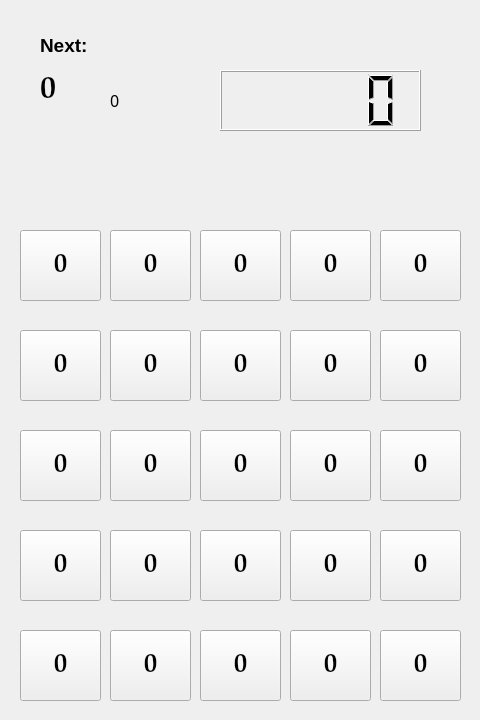
<?xml version="1.0" encoding="UTF-8"?>
<ui version="4.0">
 <class>Window</class>
 <widget class="QMainWindow" name="Window">
  <property name="geometry">
   <rect>
    <x>0</x>
    <y>0</y>
    <width>480</width>
    <height>720</height>
   </rect>
  </property>
  <property name="windowTitle">
   <string>1To50</string>
  </property>
  <widget class="QWidget" name="centralWidget">
   <widget class="QLCDNumber" name="clock">
    <property name="geometry">
     <rect>
      <x>220</x>
      <y>70</y>
      <width>201</width>
      <height>61</height>
     </rect>
    </property>
   </widget>
   <widget class="QLabel" name="label">
    <property name="geometry">
     <rect>
      <x>40</x>
      <y>30</y>
      <width>71</width>
      <height>31</height>
     </rect>
    </property>
    <property name="font">
     <font>
      <family>MS Sans Serif</family>
      <pointsize>14</pointsize>
      <weight>75</weight>
      <bold>true</bold>
     </font>
    </property>
    <property name="text">
     <string>Next:</string>
    </property>
   </widget>
   <widget class="QLabel" name="nextLabel">
    <property name="geometry">
     <rect>
      <x>40</x>
      <y>70</y>
      <width>51</width>
      <height>41</height>
     </rect>
    </property>
    <property name="font">
     <font>
      <family>Palatino Linotype</family>
      <pointsize>24</pointsize>
      <weight>75</weight>
      <bold>true</bold>
     </font>
    </property>
    <property name="text">
     <string>0</string>
    </property>
   </widget>
   <widget class="QPushButton" name="b1">
    <property name="geometry">
     <rect>
      <x>20</x>
      <y>230</y>
      <width>81</width>
      <height>71</height>
     </rect>
    </property>
    <property name="font">
     <font>
      <family>Palatino Linotype</family>
      <pointsize>20</pointsize>
      <weight>75</weight>
      <bold>true</bold>
     </font>
    </property>
    <property name="text">
     <string>0</string>
    </property>
   </widget>
   <widget class="QPushButton" name="b6">
    <property name="geometry">
     <rect>
      <x>20</x>
      <y>330</y>
      <width>81</width>
      <height>71</height>
     </rect>
    </property>
    <property name="font">
     <font>
      <family>Palatino Linotype</family>
      <pointsize>20</pointsize>
      <weight>75</weight>
      <bold>true</bold>
     </font>
    </property>
    <property name="text">
     <string>0</string>
    </property>
   </widget>
   <widget class="QPushButton" name="b11">
    <property name="geometry">
     <rect>
      <x>20</x>
      <y>430</y>
      <width>81</width>
      <height>71</height>
     </rect>
    </property>
    <property name="font">
     <font>
      <family>Palatino Linotype</family>
      <pointsize>20</pointsize>
      <weight>75</weight>
      <bold>true</bold>
     </font>
    </property>
    <property name="text">
     <string>0</string>
    </property>
   </widget>
   <widget class="QPushButton" name="b16">
    <property name="geometry">
     <rect>
      <x>20</x>
      <y>530</y>
      <width>81</width>
      <height>71</height>
     </rect>
    </property>
    <property name="font">
     <font>
      <family>Palatino Linotype</family>
      <pointsize>20</pointsize>
      <weight>75</weight>
      <bold>true</bold>
     </font>
    </property>
    <property name="text">
     <string>0</string>
    </property>
   </widget>
   <widget class="QPushButton" name="b21">
    <property name="geometry">
     <rect>
      <x>20</x>
      <y>630</y>
      <width>81</width>
      <height>71</height>
     </rect>
    </property>
    <property name="font">
     <font>
      <family>Palatino Linotype</family>
      <pointsize>20</pointsize>
      <weight>75</weight>
      <bold>true</bold>
     </font>
    </property>
    <property name="text">
     <string>0</string>
    </property>
   </widget>
   <widget class="QPushButton" name="b2">
    <property name="geometry">
     <rect>
      <x>110</x>
      <y>230</y>
      <width>81</width>
      <height>71</height>
     </rect>
    </property>
    <property name="font">
     <font>
      <family>Palatino Linotype</family>
      <pointsize>20</pointsize>
      <weight>75</weight>
      <bold>true</bold>
     </font>
    </property>
    <property name="text">
     <string>0</string>
    </property>
   </widget>
   <widget class="QPushButton" name="b3">
    <property name="geometry">
     <rect>
      <x>200</x>
      <y>230</y>
      <width>81</width>
      <height>71</height>
     </rect>
    </property>
    <property name="font">
     <font>
      <family>Palatino Linotype</family>
      <pointsize>20</pointsize>
      <weight>75</weight>
      <bold>true</bold>
     </font>
    </property>
    <property name="text">
     <string>0</string>
    </property>
   </widget>
   <widget class="QPushButton" name="b4">
    <property name="geometry">
     <rect>
      <x>290</x>
      <y>230</y>
      <width>81</width>
      <height>71</height>
     </rect>
    </property>
    <property name="font">
     <font>
      <family>Palatino Linotype</family>
      <pointsize>20</pointsize>
      <weight>75</weight>
      <bold>true</bold>
     </font>
    </property>
    <property name="text">
     <string>0</string>
    </property>
   </widget>
   <widget class="QPushButton" name="b5">
    <property name="geometry">
     <rect>
      <x>380</x>
      <y>230</y>
      <width>81</width>
      <height>71</height>
     </rect>
    </property>
    <property name="font">
     <font>
      <family>Palatino Linotype</family>
      <pointsize>20</pointsize>
      <weight>75</weight>
      <bold>true</bold>
     </font>
    </property>
    <property name="text">
     <string>0</string>
    </property>
   </widget>
   <widget class="QPushButton" name="b7">
    <property name="geometry">
     <rect>
      <x>110</x>
      <y>330</y>
      <width>81</width>
      <height>71</height>
     </rect>
    </property>
    <property name="font">
     <font>
      <family>Palatino Linotype</family>
      <pointsize>20</pointsize>
      <weight>75</weight>
      <bold>true</bold>
     </font>
    </property>
    <property name="text">
     <string>0</string>
    </property>
   </widget>
   <widget class="QPushButton" name="b12">
    <property name="geometry">
     <rect>
      <x>110</x>
      <y>430</y>
      <width>81</width>
      <height>71</height>
     </rect>
    </property>
    <property name="font">
     <font>
      <family>Palatino Linotype</family>
      <pointsize>20</pointsize>
      <weight>75</weight>
      <bold>true</bold>
     </font>
    </property>
    <property name="text">
     <string>0</string>
    </property>
   </widget>
   <widget class="QPushButton" name="b17">
    <property name="geometry">
     <rect>
      <x>110</x>
      <y>530</y>
      <width>81</width>
      <height>71</height>
     </rect>
    </property>
    <property name="font">
     <font>
      <family>Palatino Linotype</family>
      <pointsize>20</pointsize>
      <weight>75</weight>
      <bold>true</bold>
     </font>
    </property>
    <property name="text">
     <string>0</string>
    </property>
   </widget>
   <widget class="QPushButton" name="b22">
    <property name="geometry">
     <rect>
      <x>110</x>
      <y>630</y>
      <width>81</width>
      <height>71</height>
     </rect>
    </property>
    <property name="font">
     <font>
      <family>Palatino Linotype</family>
      <pointsize>20</pointsize>
      <weight>75</weight>
      <bold>true</bold>
     </font>
    </property>
    <property name="text">
     <string>0</string>
    </property>
   </widget>
   <widget class="QPushButton" name="b23">
    <property name="geometry">
     <rect>
      <x>200</x>
      <y>630</y>
      <width>81</width>
      <height>71</height>
     </rect>
    </property>
    <property name="font">
     <font>
      <family>Palatino Linotype</family>
      <pointsize>20</pointsize>
      <weight>75</weight>
      <bold>true</bold>
     </font>
    </property>
    <property name="text">
     <string>0</string>
    </property>
   </widget>
   <widget class="QPushButton" name="b8">
    <property name="geometry">
     <rect>
      <x>200</x>
      <y>330</y>
      <width>81</width>
      <height>71</height>
     </rect>
    </property>
    <property name="font">
     <font>
      <family>Palatino Linotype</family>
      <pointsize>20</pointsize>
      <weight>75</weight>
      <bold>true</bold>
     </font>
    </property>
    <property name="text">
     <string>0</string>
    </property>
   </widget>
   <widget class="QPushButton" name="b13">
    <property name="geometry">
     <rect>
      <x>200</x>
      <y>430</y>
      <width>81</width>
      <height>71</height>
     </rect>
    </property>
    <property name="font">
     <font>
      <family>Palatino Linotype</family>
      <pointsize>20</pointsize>
      <weight>75</weight>
      <bold>true</bold>
     </font>
    </property>
    <property name="text">
     <string>0</string>
    </property>
   </widget>
   <widget class="QPushButton" name="b18">
    <property name="geometry">
     <rect>
      <x>200</x>
      <y>530</y>
      <width>81</width>
      <height>71</height>
     </rect>
    </property>
    <property name="font">
     <font>
      <family>Palatino Linotype</family>
      <pointsize>20</pointsize>
      <weight>75</weight>
      <bold>true</bold>
     </font>
    </property>
    <property name="text">
     <string>0</string>
    </property>
   </widget>
   <widget class="QPushButton" name="b24">
    <property name="geometry">
     <rect>
      <x>290</x>
      <y>630</y>
      <width>81</width>
      <height>71</height>
     </rect>
    </property>
    <property name="font">
     <font>
      <family>Palatino Linotype</family>
      <pointsize>20</pointsize>
      <weight>75</weight>
      <bold>true</bold>
     </font>
    </property>
    <property name="text">
     <string>0</string>
    </property>
   </widget>
   <widget class="QPushButton" name="b9">
    <property name="geometry">
     <rect>
      <x>290</x>
      <y>330</y>
      <width>81</width>
      <height>71</height>
     </rect>
    </property>
    <property name="font">
     <font>
      <family>Palatino Linotype</family>
      <pointsize>20</pointsize>
      <weight>75</weight>
      <bold>true</bold>
     </font>
    </property>
    <property name="text">
     <string>0</string>
    </property>
   </widget>
   <widget class="QPushButton" name="b14">
    <property name="geometry">
     <rect>
      <x>290</x>
      <y>430</y>
      <width>81</width>
      <height>71</height>
     </rect>
    </property>
    <property name="font">
     <font>
      <family>Palatino Linotype</family>
      <pointsize>20</pointsize>
      <weight>75</weight>
      <bold>true</bold>
     </font>
    </property>
    <property name="text">
     <string>0</string>
    </property>
   </widget>
   <widget class="QPushButton" name="b19">
    <property name="geometry">
     <rect>
      <x>290</x>
      <y>530</y>
      <width>81</width>
      <height>71</height>
     </rect>
    </property>
    <property name="font">
     <font>
      <family>Palatino Linotype</family>
      <pointsize>20</pointsize>
      <weight>75</weight>
      <bold>true</bold>
     </font>
    </property>
    <property name="text">
     <string>0</string>
    </property>
   </widget>
   <widget class="QPushButton" name="b25">
    <property name="geometry">
     <rect>
      <x>380</x>
      <y>630</y>
      <width>81</width>
      <height>71</height>
     </rect>
    </property>
    <property name="font">
     <font>
      <family>Palatino Linotype</family>
      <pointsize>20</pointsize>
      <weight>75</weight>
      <bold>true</bold>
     </font>
    </property>
    <property name="text">
     <string>0</string>
    </property>
   </widget>
   <widget class="QPushButton" name="b10">
    <property name="geometry">
     <rect>
      <x>380</x>
      <y>330</y>
      <width>81</width>
      <height>71</height>
     </rect>
    </property>
    <property name="font">
     <font>
      <family>Palatino Linotype</family>
      <pointsize>20</pointsize>
      <weight>75</weight>
      <bold>true</bold>
     </font>
    </property>
    <property name="text">
     <string>0</string>
    </property>
   </widget>
   <widget class="QPushButton" name="b15">
    <property name="geometry">
     <rect>
      <x>380</x>
      <y>430</y>
      <width>81</width>
      <height>71</height>
     </rect>
    </property>
    <property name="font">
     <font>
      <family>Palatino Linotype</family>
      <pointsize>20</pointsize>
      <weight>75</weight>
      <bold>true</bold>
     </font>
    </property>
    <property name="text">
     <string>0</string>
    </property>
   </widget>
   <widget class="QPushButton" name="b20">
    <property name="geometry">
     <rect>
      <x>380</x>
      <y>530</y>
      <width>81</width>
      <height>71</height>
     </rect>
    </property>
    <property name="font">
     <font>
      <family>Palatino Linotype</family>
      <pointsize>20</pointsize>
      <weight>75</weight>
      <bold>true</bold>
     </font>
    </property>
    <property name="text">
     <string>0</string>
    </property>
   </widget>
   <widget class="QLabel" name="nextNextLabel">
    <property name="geometry">
     <rect>
      <x>110</x>
      <y>90</y>
      <width>51</width>
      <height>21</height>
     </rect>
    </property>
    <property name="font">
     <font>
      <family>MV Boli</family>
      <pointsize>12</pointsize>
     </font>
    </property>
    <property name="text">
     <string>0</string>
    </property>
   </widget>
  </widget>
 </widget>
 <layoutdefault spacing="6" margin="11"/>
 <resources/>
 <connections/>
</ui>
